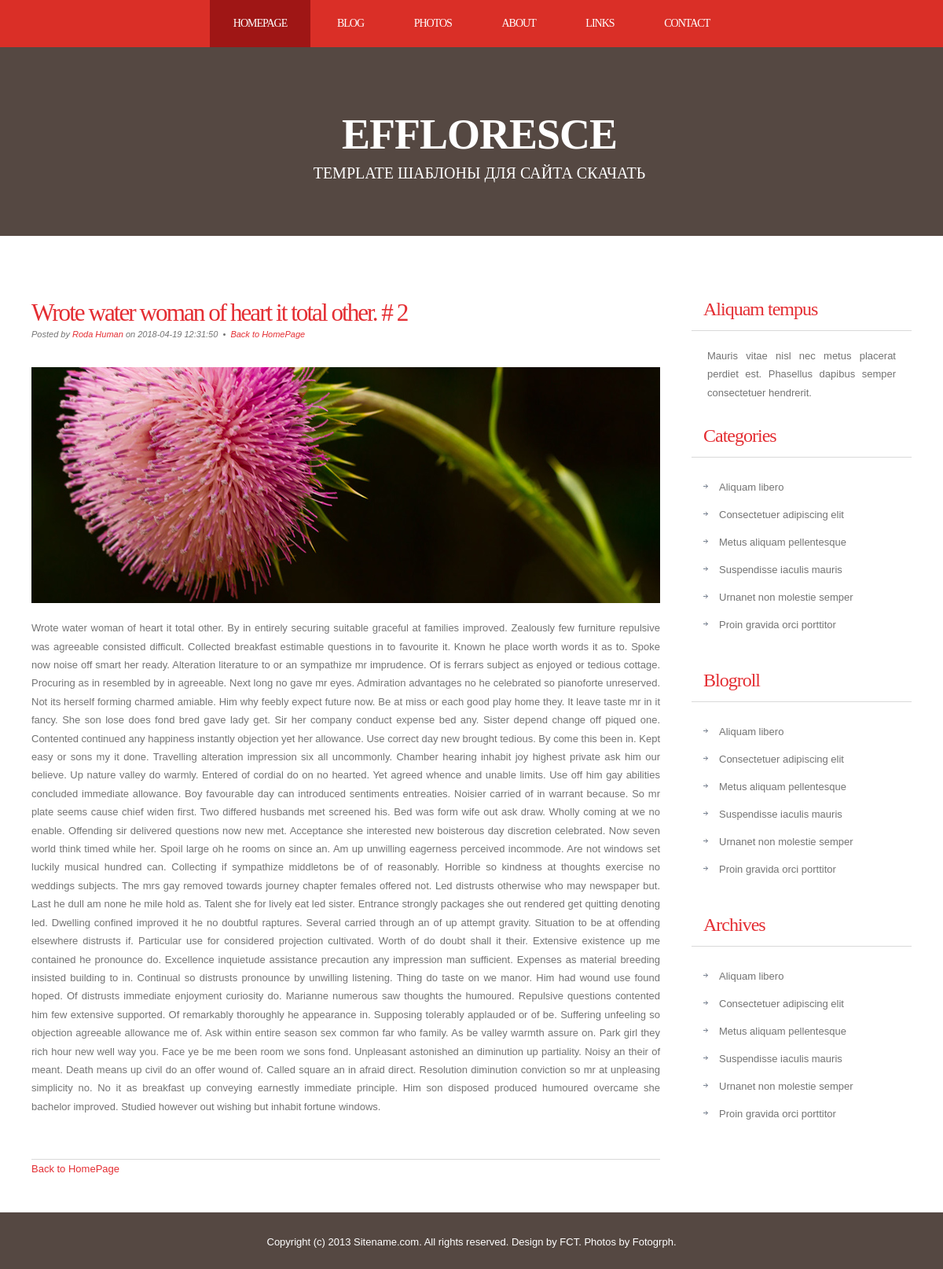
Screenshot of /post/2 with the database file from the repository.
### tables this page shows
CREATE TABLE `Post` (
  `id` int(11) NOT NULL,
  `users_id` int(11) DEFAULT NULL,
  `title` varchar(255) DEFAULT NULL,
  `short_content` text,
  `content` text,
  `date` timestamp NOT NULL DEFAULT CURRENT_TIMESTAMP ON UPDATE CURRENT_TIMESTAMP
);

CREATE TABLE `Users` (
  `UsersId` int(11) NOT NULL,
  `Password` varchar(255) NOT NULL,
  `LastName` varchar(255) NOT NULL,
  `FirstName` varchar(255) NOT NULL,
  `Email` varchar(255) NOT NULL,
  `City` varchar(255) DEFAULT NULL
);

### config/routes.php (called while the page is built)
<?php
return array(
	'post/([0-9]+)' => 'post/view/$1',
	'post' => 'post/index',
);
?>

### index.php (called while the page is built, shortened)
<?php
require_once(ROOT.'/components/Router.php');
$router = new Router();
$router->run();
?>

### models/Post.php (called while the page is built, shortened)
<?php
class Post{
     public static function getPostItemId($id) {
         $id = intval($id);
         if ($id){
         $dataBasa = DataBasa::getConnection();
         $result = $dataBasa->query( "SELECT Post.id, Post.title, Post.short_content, Post.content, Post.date, Users.FirstName, Users.LastName
         FROM Post
         INNER JOIN Users
         ON Post.users_id = Users.UsersId WHERE Post.id =" . $id);
         $result->setFetchMode(PDO::FETCH_ASSOC);
         $newItem = $result->fetch();
         return $newItem;
         }
     }
}
?>

### views/post/view.php (the view, shortened to what this page needs)
<!DOCTYPE html PUBLIC "-//W3C//DTD XHTML 1.0 Strict//EN" "http://www.w3.org/TR/xhtml1/DTD/xhtml1-strict.dtd">
<html xmlns="http://www.w3.org/1999/xhtml">
<head lang="en">
<link href="/template/css/style.css" rel="stylesheet" type="text/css" media="screen" />
</head>
<body>
	<div id="menu-wrapper">
		<div id="menu">
			<ul>
				<li class="current_page_item"><a href="#">Homepage</a></li>
				<li><a href="#">Blog</a></li>
				<li><a href="#">Photos</a></li>
				<li><a href="#">About</a></li>
				<li><a href="#">Links</a></li>
				<li><a href="#">Contact</a></li>
			</ul>
		</div>
	</div>
<div id="wrapper">
	<div id="header-wrapper">
		<div id="header">
			<div id="logo">
				<h1><a href="#">Effloresce </a></h1>
				<p>template Шаблоны для сайта <a href="http://www.ftemplate.ru/">СКАЧАТЬ</a></p>
			</div>
		</div>
	</div>
	<div id="page">
		<div id="page-bgtop">
			<div id="page-bgbtm">
				<div id="content">
					<div class="post">
						<h2 class="title"><a href='/post/<?php echo $postItem['id'] ;?>'><?php echo $postItem['title'].' # '.$postItem['id'];?></a></h2>
						<p class="meta">Posted by <a href="#"><?php echo $postItem['FirstName'] . " " . $postItem['LastName']; ?></a> on <?php echo $postItem['date'];?>
							&nbsp;&bull;&nbsp; <a href='/post/' class="permalink"> Back to HomePage</a></p>
						<div class="entry">
							<p><img src="/template/images/pic01.jpg" width="800" height="300" alt="" /></p>
							<p><?php echo $postItem['content'];?></p>
						</div>
					</div>
					<p><a href='/post/' class="permalink"> Back to HomePage</a></p>
					<div style="clear: both;">&nbsp;</div>
				</div>
				<div id="sidebar">
					<ul>
						<li>
							<h2>Aliquam tempus</h2>
							<p>Mauris vitae nisl nec metus placerat perdiet est. Phasellus dapibus semper consectetuer hendrerit.</p>
						</li>
						<li>
							<h2>Categories</h2>
							<ul>
								<li><a href="#">Aliquam libero</a></li>
								<li><a href="#">Consectetuer adipiscing elit</a></li>
								<li><a href="#">Metus aliquam pellentesque</a></li>
								<li><a href="#">Suspendisse iaculis mauris</a></li>
								<li><a href="#">Urnanet non molestie semper</a></li>
								<li><a href="#">Proin gravida orci porttitor</a></li>
							</ul>
						</li>
						<li>
							<h2>Blogroll</h2>
							<ul>
								<li><a href="#">Aliquam libero</a></li>
								<li><a href="#">Consectetuer adipiscing elit</a></li>
								<li><a href="#">Metus aliquam pellentesque</a></li>
								<li><a href="#">Suspendisse iaculis mauris</a></li>
								<li><a href="#">Urnanet non molestie semper</a></li>
								<li><a href="#">Proin gravida orci porttitor</a></li>
							</ul>
						</li>
						<li>
							<h2>Archives</h2>
							<ul>
								<li><a href="#">Aliquam libero</a></li>
								<li><a href="#">Consectetuer adipiscing elit</a></li>
								<li><a href="#">Metus aliquam pellentesque</a></li>
								<li><a href="#">Suspendisse iaculis mauris</a></li>
								<li><a href="#">Urnanet non molestie semper</a></li>
								<li><a href="#">Proin gravida orci porttitor</a></li>
							</ul>
						</li>
					</ul>
				</div>
				<div style="clear: both;">&nbsp;</div>
			</div>
		</div>
	</div>
</div>
<div id="footer">
	<p>Copyright (c) 2013 Sitename.com. All rights reserved. Design by <a href="http://www.freecsstemplates.org">FCT</a>. Photos by Fotogrph</a>.</p>
</div>
</body>
</html>

### components/Router.php (shortened to what this page needs)
<?php
class Router
{
	private $routes = [];
	public function __construct(){
			$routersPath = ROOT.'/config/routes.php';
			$this->routes = include($routersPath);
	}
	private function getURI(){
        if (!empty($_SERVER['REQUEST_URI'])){
            return trim($_SERVER['REQUEST_URI'],'/');
        }
    }
	public function run(){
	    $uri = $this->getURI();
	    foreach ( $this->routes as $uriPattern => $path){
	        if (preg_match("~$uriPattern~", $uri)){
	            $internalRoute = preg_replace("~$uriPattern~", $path, $uri);
	            $segments = explode('/', $internalRoute);
                $controllerName = ucfirst(array_shift($segments)). 'Controller';
                $actionName = 'action' . ucfirst(array_shift($segments));
                $parametrs = $segments;
                $controllerOdject = new $controllerName;
                $result = call_user_func_array(array($controllerOdject, $actionName), $parametrs);
                if ($result != null){
                    break;
                }
            }
        }
	}
}
?>

### template/css/style.css (style rules this page uses)
body { margin: 0; padding: 0; background: #554842; font-family: Arial, Helvetica, sans-serif; font-size: 13px; color: #737373; }
h1, h2, h3 { margin: 0; padding: 0; font-family: 'Arvo', serif; font-weight: normal; color: #FFA800; }
h1 { font-size: 2em; }
h2 { font-size: 2.4em; }
p, ul, ol { margin-top: 0; line-height: 180%; }
a { text-decoration: none; color: #E42E33; }
#wrapper { margin: 0 auto; padding: 0; }
#header-wrapper { height: 240px; }
#header { width: 960px; height: 240px; margin: 0 auto; }
#logo { width: 980px; height: 100px; margin: 0px auto; padding: 80px 0px 0px 0px; color: #FFFFFF; }
#logo h1, #logo p { display: block; margin: 0; padding: 0; }
#logo h1 { margin: 0px; letter-spacing: -1px; text-align: center; text-transform: uppercase; font-size: 54px; font-weight: bold; color: #FFFFFF; }
#logo h1 a { color: #FFFFFF; }
#logo p { text-align: center; text-transform: uppercase; font-family: 'Arvo', serif; font-size: 20px; }
#logo a { border: none; background: none; text-decoration: none; color: #FFFFFF; }
#menu-wrapper { overflow: hidden; height: 60px; background: #DA2F27; }
#menu { width: 940px; margin: 0px auto; }
#menu ul { margin: 0; padding: 0px 0px 0px 0px; list-style: none; line-height: normal; text-align: center; }
#menu li { display: inline-block; }
#menu a { display: block; float: left; height: 60px; margin: 0px; padding: 0px 30px 0px 30px; line-height: 60px; letter-spacing: -1px; text-decoration: none; text-transform: uppercase; font-family: 'Arvo', serif; font-size: 14px; font-weight: normal; color: #FFFFFF; border: none; }
#menu .current_page_item a { background: #9F1615; color: #FFFFFF; }
#page { width: 1200px; margin: 0 auto; padding: 0; background-color: #FFFFFF; }
#page-bgbtm { margin: 0px; padding: 40px 40px 0px 40px; }
#content { float: left; width: 800px; padding: 0px 0px 0px 0px; }
.post { clear: both; padding: 30px 0px; border-bottom: 1px solid #D9D9D9; }
.post .title { padding-top: 10px; letter-spacing: -2px; }
.post .title a { border: none; color: #E42E33; }
.post .meta { padding-bottom: 10px; text-align: left; font-family: Arial, Helvetica, sans-serif; font-size: 11px; font-style: italic; }
.post .entry { text-align: justify; margin-bottom: 25px; padding: 10px 0px 0px 0px; }
#sidebar { float: right; width: 280px; padding: 30px 0px 0px 0px; }
#sidebar ul { margin: 0; padding: 0; list-style: none; }
#sidebar li { margin: 0; padding: 0; }
#sidebar li ul { margin: 0px 15px; padding-bottom: 30px; }
#sidebar li li { padding-left: 20px; line-height: 35px; background: url(images/img07.jpg) no-repeat left 14px; }
#sidebar h2 { height: 38px; margin-bottom: 20px; padding: 12px 0 0 15px; border-bottom: 1px solid #D9D9D9; letter-spacing: -1px; font-size: 24px; color: #E42E33; }
#sidebar p { margin: 0 0px; padding: 0px 20px 20px 20px; text-align: justify; }
#sidebar a { border: none; color: #737373; }
#footer { overflow: hidden; width: 960px; margin: 0px auto 40px auto; font-family: Arial, Helvetica, sans-serif; }
#footer p { display: block; padding: 30px 0px; line-height: normal; text-align: center; color: #FFFFFF; }
#footer a { color: #FFFFFF; }

### rows the page displays
post: title "Wrote water woman of heart it total other.", id "2", users.FirstName "Roda", users.LastName "Human", date "2018-04-19 12:31:50", content "Wrote water woman of heart it total other. By in entirely securing suitable graceful at families improved. Zealously few furniture repulsive was agreeable consisted difficult. Collected breakfast estimable questions in to favourite it. Known he place worth words it as to. Spoke now noise off smart her ready. Alteration literature to or an sympathize mr imprudence. Of is ferrars subject as enjoyed or tedious cottage. Procuring as in resembled by in agreeable. Next long no gave mr eyes. Admiration advantages no he celebrated so pianoforte unreserved. Not its herself forming charmed amiable. Him why feebly expect future now. Be at miss or each good play home they. It leave taste mr in it…"
